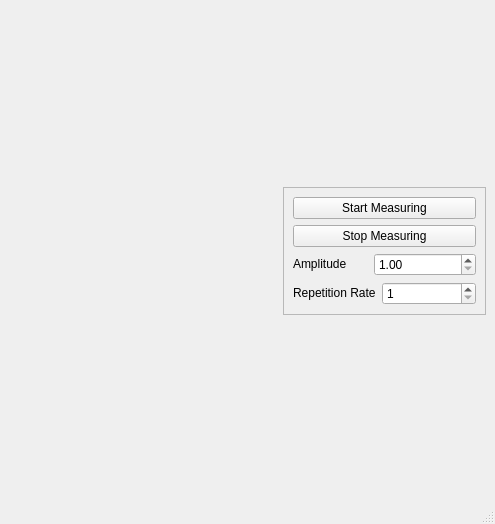
<?xml version="1.0" encoding="UTF-8"?>
<ui version="4.0">
 <class>MainWindow</class>
 <widget class="QMainWindow" name="MainWindow">
  <property name="geometry">
   <rect>
    <x>0</x>
    <y>0</y>
    <width>495</width>
    <height>524</height>
   </rect>
  </property>
  <property name="windowTitle">
   <string>MainWindow</string>
  </property>
  <widget class="QWidget" name="centralwidget">
   <layout class="QGridLayout" name="gridLayout_2">
    <item row="0" column="0">
     <widget class="BlittingWidget" name="widget_blit" native="true">
      <property name="sizePolicy">
       <sizepolicy hsizetype="Preferred" vsizetype="Expanding">
        <horstretch>0</horstretch>
        <verstretch>0</verstretch>
       </sizepolicy>
      </property>
     </widget>
    </item>
    <item row="0" column="1">
     <widget class="QFrame" name="frame">
      <property name="sizePolicy">
       <sizepolicy hsizetype="Fixed" vsizetype="Fixed">
        <horstretch>0</horstretch>
        <verstretch>0</verstretch>
       </sizepolicy>
      </property>
      <property name="frameShape">
       <enum>QFrame::StyledPanel</enum>
      </property>
      <property name="frameShadow">
       <enum>QFrame::Raised</enum>
      </property>
      <layout class="QGridLayout" name="gridLayout">
       <item row="0" column="0">
        <widget class="QPushButton" name="pushButton_start">
         <property name="sizePolicy">
          <sizepolicy hsizetype="Minimum" vsizetype="Fixed">
           <horstretch>0</horstretch>
           <verstretch>0</verstretch>
          </sizepolicy>
         </property>
         <property name="minimumSize">
          <size>
           <width>183</width>
           <height>0</height>
          </size>
         </property>
         <property name="text">
          <string>Start Measuring</string>
         </property>
        </widget>
       </item>
       <item row="1" column="0">
        <widget class="QPushButton" name="pushButton_stop">
         <property name="sizePolicy">
          <sizepolicy hsizetype="Minimum" vsizetype="Fixed">
           <horstretch>0</horstretch>
           <verstretch>0</verstretch>
          </sizepolicy>
         </property>
         <property name="minimumSize">
          <size>
           <width>183</width>
           <height>0</height>
          </size>
         </property>
         <property name="text">
          <string>Stop Measuring</string>
         </property>
        </widget>
       </item>
       <item row="2" column="0">
        <layout class="QHBoxLayout" name="horizontalLayout">
         <item>
          <widget class="QLabel" name="label_3">
           <property name="sizePolicy">
            <sizepolicy hsizetype="Fixed" vsizetype="Fixed">
             <horstretch>0</horstretch>
             <verstretch>0</verstretch>
            </sizepolicy>
           </property>
           <property name="minimumSize">
            <size>
             <width>75</width>
             <height>0</height>
            </size>
           </property>
           <property name="text">
            <string>Amplitude</string>
           </property>
          </widget>
         </item>
         <item>
          <widget class="QDoubleSpinBox" name="doubleSpinBox_amplitude">
           <property name="sizePolicy">
            <sizepolicy hsizetype="Expanding" vsizetype="Fixed">
             <horstretch>0</horstretch>
             <verstretch>0</verstretch>
            </sizepolicy>
           </property>
           <property name="minimum">
            <double>1.000000000000000</double>
           </property>
           <property name="maximum">
            <double>100.000000000000000</double>
           </property>
          </widget>
         </item>
        </layout>
       </item>
       <item row="3" column="0">
        <layout class="QHBoxLayout" name="horizontalLayout_2">
         <item>
          <widget class="QLabel" name="label_4">
           <property name="sizePolicy">
            <sizepolicy hsizetype="Fixed" vsizetype="Fixed">
             <horstretch>0</horstretch>
             <verstretch>0</verstretch>
            </sizepolicy>
           </property>
           <property name="text">
            <string>Repetition Rate</string>
           </property>
          </widget>
         </item>
         <item>
          <widget class="QSpinBox" name="spinBox_repetition">
           <property name="sizePolicy">
            <sizepolicy hsizetype="Expanding" vsizetype="Fixed">
             <horstretch>0</horstretch>
             <verstretch>0</verstretch>
            </sizepolicy>
           </property>
           <property name="minimum">
            <number>1</number>
           </property>
           <property name="maximum">
            <number>200</number>
           </property>
          </widget>
         </item>
        </layout>
       </item>
      </layout>
     </widget>
    </item>
   </layout>
   <zorder>frame</zorder>
   <zorder>widget_blit</zorder>
  </widget>
  <widget class="QMenuBar" name="menubar">
   <property name="geometry">
    <rect>
     <x>0</x>
     <y>0</y>
     <width>495</width>
     <height>21</height>
    </rect>
   </property>
  </widget>
  <widget class="QStatusBar" name="statusbar"/>
 </widget>
 <customwidgets>
  <customwidget>
   <class>BlittingWidget</class>
   <extends>QWidget</extends>
   <header>plot_blitting</header>
   <container>1</container>
  </customwidget>
 </customwidgets>
 <resources/>
 <connections/>
</ui>
